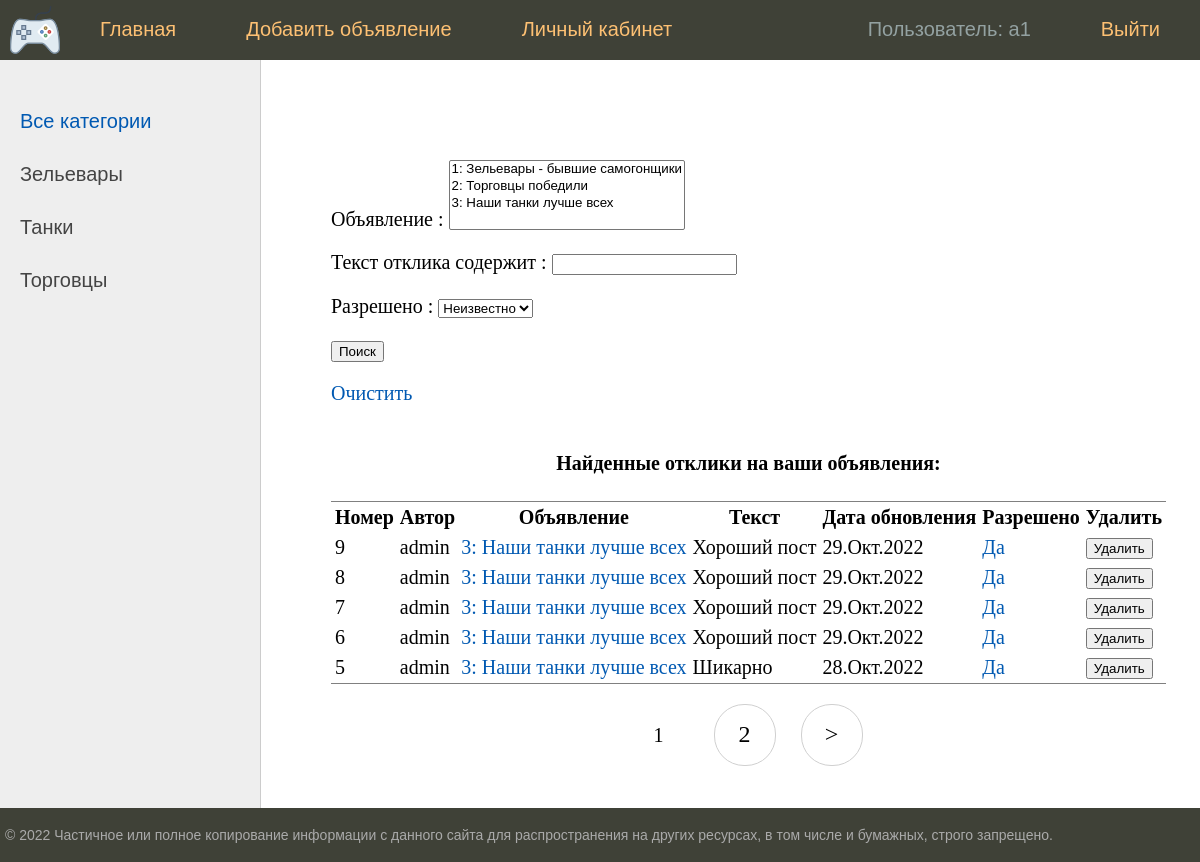
The app's page /lk/ (signed in) with its own data.
### bboard/models.py (models this page shows, shortened)
class User(AbstractUser):
    email = models.EmailField(
        _("email address"),
        unique=True
    )
    email_verify = models.BooleanField(default=False)
    USERNAME_FIELD = "email"
    REQUIRED_FIELDS = ["username"]
    def __str__(self):
        return f'{self.username}'
    class Meta:
        verbose_name = 'Пользователь'
        verbose_name_plural = 'Пользователи'

class Category(models.Model):
    name = models.CharField(
        max_length=64,
        unique=True,
        verbose_name='Категория',
        help_text='Имя категории длинной не более 64 символов ',
    )
    slug = models.SlugField(max_length=255, unique=True, db_index=True, verbose_name="URL")
    def get_absolute_url(self):
        return reverse('category', kwargs={'cat_slug': self.slug})
    class Meta:
        verbose_name = 'Категория'
        verbose_name_plural = 'Категории'

class Reply(models.Model):
    user = models.ForeignKey('User', on_delete=models.CASCADE, verbose_name="Пользователь")
    post = models.ForeignKey('Post', on_delete=models.CASCADE, verbose_name="Пост")
    time_create = models.DateTimeField(auto_now_add=True)
    time_update = models.DateTimeField(auto_now=True)
    text = models.TextField(blank=True, verbose_name="Текс")
    is_approved = models.BooleanField(default=False, verbose_name="Разрешено")
    class Meta:
        verbose_name = 'Отклик'
        verbose_name_plural = 'Отклики'

class Post(models.Model):
    title = models.CharField(max_length=255, verbose_name="Заголовок")
    content = RichTextUploadingField(blank=True, default='', verbose_name="Текст")
    category = models.ForeignKey('Category', on_delete=models.PROTECT, verbose_name="Категория")
    user = models.ForeignKey('User', on_delete=models.CASCADE, verbose_name="Пользователь")
    photo = models.ImageField(upload_to="photos/%Y/%m/%d/", verbose_name="Фото заголовка", blank=True, null=True)
    time_create = models.DateTimeField(auto_now_add=True)
    time_update = models.DateTimeField(auto_now=True)
    is_created = models.BooleanField(default=True)
    slug = models.SlugField(max_length=255, unique=True, db_index=True, verbose_name="URL")
    is_published = models.BooleanField(default=True, verbose_name="Опубликовать")
    def __str__(self):
        return f"{self.id}: {self.title}"
    def get_absolute_url(self):
        return reverse('post', kwargs={'slug': self.slug}) # for view
    class Meta:
        verbose_name = 'Объявление'
        verbose_name_plural = 'Объявления'

### bboard/views.py (the view)
# urls.py: path('lk/', RepliesListSearchView.as_view(), name='replies_list_search'),
class RepliesListSearchView(DataMixin, ListView):
    model = Reply
    ordering = '-time_create'
    template_name = 'replies_search.html'
    context_object_name = 'finded_replies'
    paginate_by = 5 # Переопределим
    def get_queryset(self):
        queryset = super().get_queryset()
        queryset = queryset.filter(post__user=self.request.user)
        self.filterset = PostFilter(self.request.GET, queryset)
        return self.filterset.qs
    def get_context_data(self, **kwargs):
        context = super().get_context_data()
        context['filterset'] = self.filterset
        c_def = self.get_user_context(title="Поиск откликов:")
        context = dict(list(context.items()) + list(c_def.items()))
        return context

### bboard/utils.py (called while the page is built)
    def get_user_context(self, **kwargs):
        context = kwargs
        categories =  Category.objects.annotate(Count('post'))
        user_menu = menu.copy()
        if not self.request.user.is_authenticated:
            for i in range(3):
                user_menu.pop(1)
        else:
            user_menu.pop(4)
        context['menu'] = user_menu
        context['categories'] = categories
        if 'cat_selected' not in context:
            context['cat_selected'] = 0
        return context

### bboard/templates/bboard/replies_search.html (shortened to what this page needs)
{% extends 'base.html' %}
{% block content %}
<form action="" method="get">
    {{ filterset.form.as_p }}
    <input type="submit" value="Поиск" />
</form>
 <p><a href="{% url 'replies_list_search' %}">Очистить</a></p>
{% if finded_replies %}
    <table cellpadding="2" frame="hsides">
        <caption align="top"> <h4>Найденные отклики на ваши объявления:</h4></caption>
        <tr>
            <th>Номер</th>
            <th>Автор</th>
            <th>Объявление</th>
            <th>Текст</th>
            <th>Дата обновления</th>
            <th>Разрешено</th>
            <th>Удалить</th>
        </tr>
        {% for reply in finded_replies %}
        <tr>
            <td align="left">{{ reply.pk }}</td>
            <td align="left">{{ reply.user }}</td>
            <td align="left"><a href="{{ reply.post.get_absolute_url }}">{{ reply.post }}</a></td>
            <td align="left">{{ reply.text }}</td>
            <td>{{ reply.time_update|date:'d.M.Y' }}</td>
            <td>
                {% if reply.is_approved %}
                    <a href="{% url 'change_approved' reply.pk %}" title = 'Нажми, чтобы изменить значение на "Нет"'>Да</a>
                {% else %}
                    <a href="{% url 'change_approved' reply.pk %}" title = 'Нажми, чтобы изменить значение на "Да"'>Нет</a>
                {% endif%}
            </td>
            <td>
                <form action="{% url 'reply_delete' reply.pk %}" method="delete">
                    <button>Удалить</button>
                </form>
            </td>
        </tr>
        {% endfor %}
    </table>
{% else %}
    <h3>Ничего не найдено</h3>
{% endif %}
{% endblock content %}

### templates/base.html (shortened to what this page needs)
<!DOCTYPE html>
<html>
<head>
	{% load static %}
	{% load bboard_tags %}
	<link type="text/css" href="{% static 'bboard/css/styles.css' %}" rel="stylesheet" />
</head>
<body>
	<table class="table-page" border=0 cellpadding="0" cellspacing="0">
	<tr><td valign=top>
	{% block mainmenu %}
			<div class="header">
				<ul id="mainmenu" class="mainmenu">
					<li class="logo"><a href="{% url 'home' %}"><div class="logo"></div></a></li>
					{% for m in menu %}
						{% if not forloop.last %}
							<li><a href="{% url m.url_name %}">{{ m.title }}</a></li>
						{% else %}
							<li class="last"><a href="{% url m.url_name %}">{{ m.title }}</a></li>
						{% endif %}
					{% endfor %}
					{% if user.is_authenticated %}
						<li class="last" style="color: #93a1a1 ">Пользователь: {{ user }}</li>
					{% else %}
						<li class="last"><a href="{% url 'register' %}">Зарегистрироваться</a></li>
					{% endif %}
				</ul>
			</div>
	{% endblock mainmenu %}
	<table class="table-content" border=0 cellpadding="0" cellspacing="0">
	<tr>
		<td valign="top" class="left-chapters">
		<ul id="leftchapters">
			{% if cat_selected == 0 %}
				<li class="selected">Все категории</li>
			{% else %}
				<li><a href="{% url 'home' %}">Все категории</a></li>
			{% endif %}
			{% for c in categories %}
			{% if c.post__count > 0 %}
					{% if c.pk == cat_selected %}
						<li class="selected">{{c.name}}</li>
					{% else %}
						<li><a href="{{ c.get_absolute_url }}">{{c.name}}</a></li>
					{% endif %}
			{% endif %}
			{% endfor %}
		</ul>
	</td>
	<td valign="top" class="content">
		<div class="content-text">
			{% block content %}
			{% endblock %}
			<nav class="list-pages">
				<ul>
					{% for p in paginator.page_range %}
							   {% if page_obj.number == p %}
					<li class="page-num page-num-selected">{{ p }}</li>
							   {% elif p >= page_obj.number|add:-2 and p <= page_obj.number|add:2  %}
					<li class="page-num">
						<a href="?page={{ p }}">{{ p }}</a>
					</li>
							   {% endif %}
					{% endfor %}
					{% if page_obj.has_next %}
					<li class="page-num">
							 <a href="?page={{ page_obj.next_page_number }}">&gt;</a>
					</li>
					{% endif %}
				</ul>
			</nav>
		</div>
	</td></tr></table>
	</td></tr>
	<tr><td valign=top>
		<div id="footer">
			<p>&copy; 2022 Частичное или полное копирование информации с данного сайта для распространения на других ресурсах, в том числе и бумажных, строго запрещено.</p>
		</div>
	</td></tr></table>
</body>
</html>

### bboard/static/bboard/css/styles.css (style rules this page uses)
html, body { font-family: 'Arial'; margin: 0; padding: 0; height: 100%; width: 100%; color: #444; }
a { color: #0059b2; text-decoration: none; }
.table-page { width: 100%; height: 100%; vertical-align: top; }
.table-page tr { height: 100%; }
.header { background: #3F4137; height: 60px; }
.logo { background: url('../images/logo.png') no-repeat 10px 5px; width: 70px; height: 60px; }
ul.mainmenu { list-style: none; margin: 0; padding: 0; height: 60px; color: #fdc073; font-size: 20px; overflow: hidden; }
ul.mainmenu li { float: left; margin: 18px 40px 0 30px; }
ul.mainmenu li.logo { margin: 0; }
ul.mainmenu li.last { float: right; }
ul.mainmenu li a { color: #fdc073; text-decoration: none; }
.table-content { width: 100%; min-height: 100%; height: 100%; }
.left-chapters { margin: 0; background: #eee; border-right: 1px solid #ccc; min-height: 100%; }
.left-chapters ul { width: 230px; min-height: 100%; margin: 0; padding: 20px 10px 10px 20px; list-style: none; font-size: 20px; }
.left-chapters ul li { margin: 30px 0 0 0; color: #999; }
.left-chapters ul li.selected { color: #0059b2; }
.left-chapters ul li a { color: #444; text-decoration: none; }
.content { padding: 40px 20px 20px 40px; width: 100%; box-sizing: border-box; }
.content-text { margin: 60px 0 0 30px; color: #000; font-size: 20px; font-family: Yandex Sans Display Light; }
#footer { box-sizing: border-box; background: #3F4137; padding: 5px; color: #aaa; font-size: 14px; font-family: Verdana, Geneva, Arial, Helvetica; text-align: left; overflow: hidden; }
.list-pages { text-align: center; margin: 0 0 20px 0; }
.list-pages ul { margin: 20px 0 0 0; padding: 0; list-style: none; }
.list-pages ul li { display: inline-block; margin: 0 20px 0 0; }
.list-pages a { color: #000; font-size: 24px; text-decoration: none; }
.list-pages .page-num, .page-num-selected { display: inline-block; width: 60px; height: 44px; padding: 16px 0 0 0; border: 1px solid #d0d0d0; border-radius: 30px; }
.list-pages .page-num-selected { border: none; color: #000; font-size: 20px; }

### records on screen
User: username "a1"
Category: name "Зельевары"
Category: name "Танки"
Category: name "Торговцы"
Reply: pk "9", user "admin", post "3: Наши танки лучше всех", text "Хороший пост", time_update "29.Окт.2022", is_approved "Да"
Reply: pk "8", user "admin", post "3: Наши танки лучше всех", text "Хороший пост", time_update "29.Окт.2022", is_approved "Да"
Reply: pk "7", user "admin", post "3: Наши танки лучше всех", text "Хороший пост", time_update "29.Окт.2022", is_approved "Да"
Reply: pk "6", user "admin", post "3: Наши танки лучше всех", text "Хороший пост", time_update "29.Окт.2022", is_approved "Да"
Reply: pk "5", user "admin", post "3: Наши танки лучше всех", text "Шикарно", time_update "28.Окт.2022", is_approved "Да"

### other values on screen
{{ m.title }} "Главная" "Добавить объявление" "Личный кабинет"
{{ m.title }} "Выйти"
{{ p }} "1"
{{ p }} "2"
